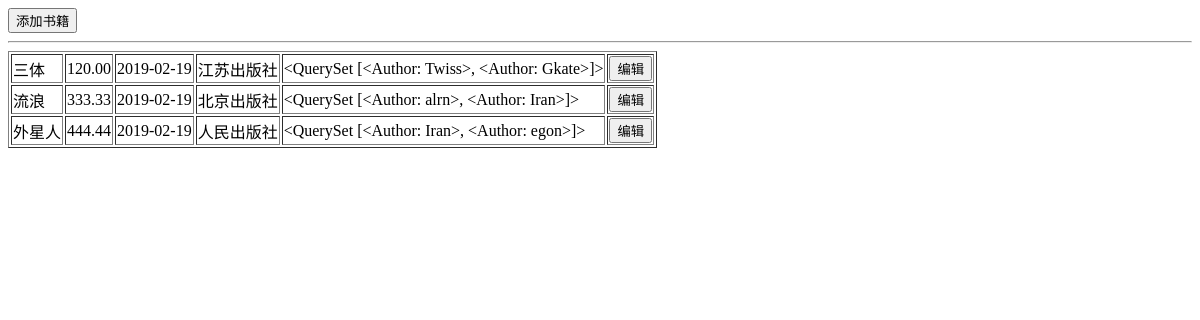
/books/, run on an earlier commit of the app's database.
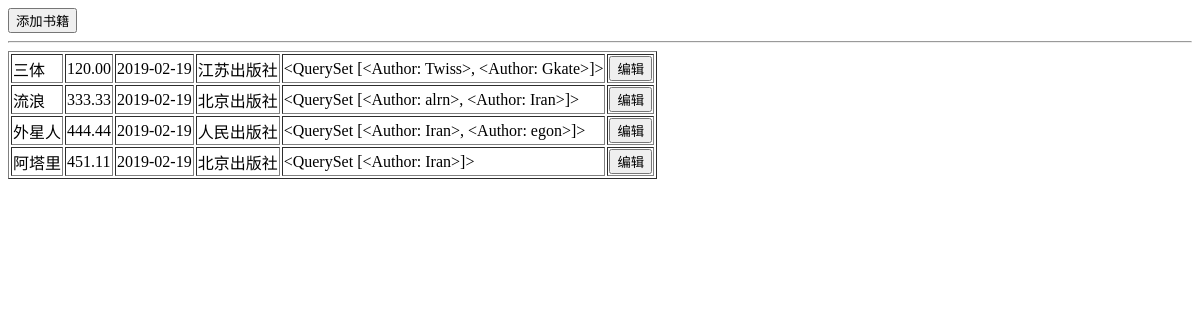
And on a later commit of the database.
### app01/models.py (models this page shows, shortened)
class Book(models.Model):
    title=models.CharField(max_length=32)
    price=models.DecimalField(max_digits=8,decimal_places=2)  # 999999.99
    date=models.DateField()
    publish=models.ForeignKey("Publish",on_delete=models.CASCADE)
    authors=models.ManyToManyField("Author")

class Publish(models.Model):
    name=models.CharField(max_length=32)

class Author(models.Model):
    name=models.CharField(max_length=32)
    def __str__(self):
        return self.name

### app01/views.py (the view)
# urls.py: path('books/', views.books),
def books(request):
    book_list=Book.objects.all()
    return render(request,"book.html",locals())

### templates/book.html (shortened to what this page needs)
<!DOCTYPE html>
<html lang="zh-CN">
<head>
</head>
<body>
<a href="/book/add"><button>添加书籍</button></a>
<hr>
<table border="1">
    {% for book in book_list %}
       <tr>
           <td>{{ book.title }}</td>
           <td>{{ book.price }}</td>
           <td>{{ book.date|date:"Y-m-d" }}</td>
           <td>{{ book.publish.name }}</td>
           <td>{{ book.authors.all }}</td>
            <td><a href="/book/edit/{{book.pk}}"><button>编辑</button></a></td>
       </tr>
    {% endfor %}
</table>
</body>
</html>

What changed in the data, as far as the page shows it:
added Book: title "阿塔里", price "451.11", date "2019-02-19", publish.name "北京出版社", authors.all "<QuerySet [<Author: Iran>]>"
